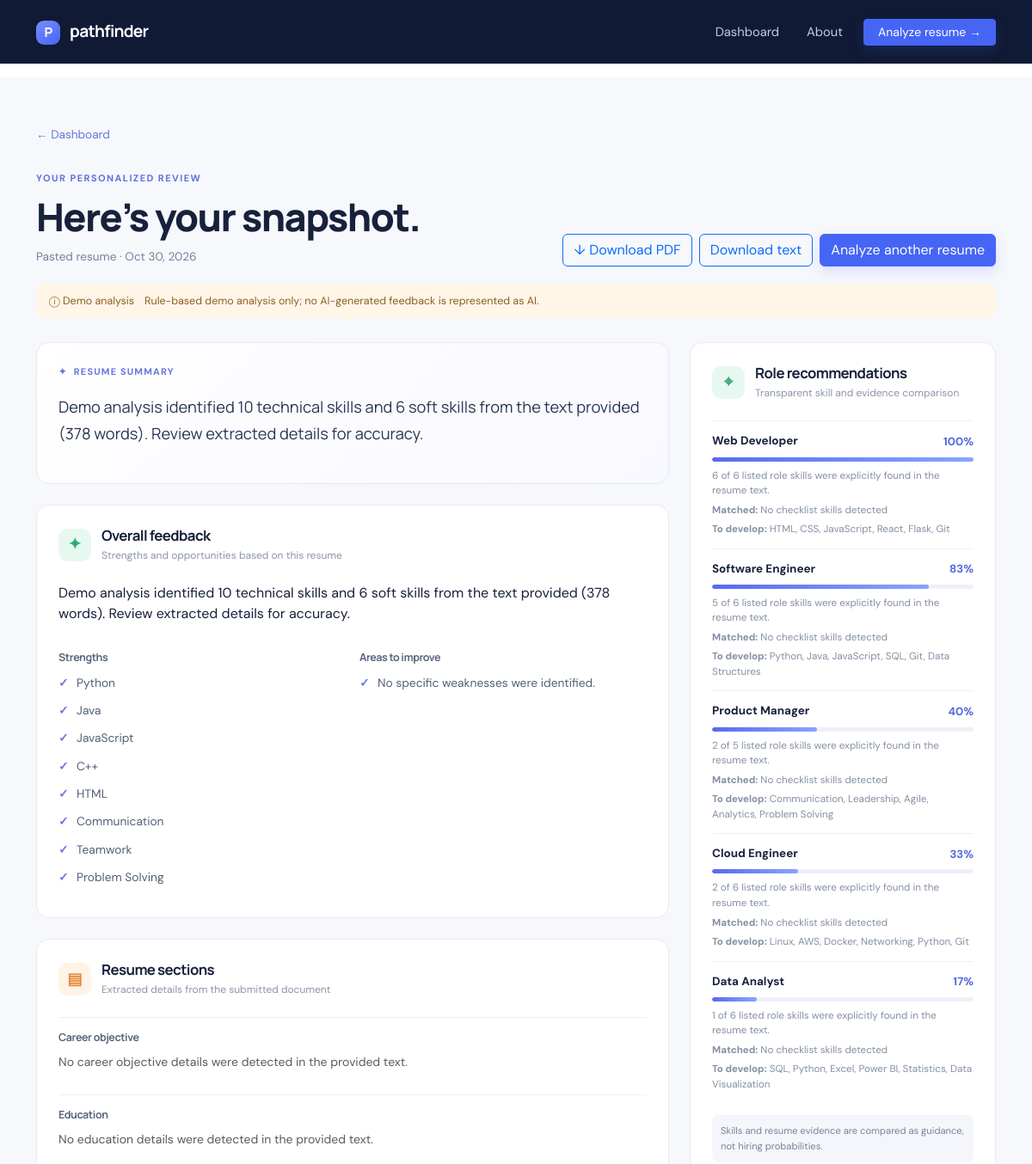
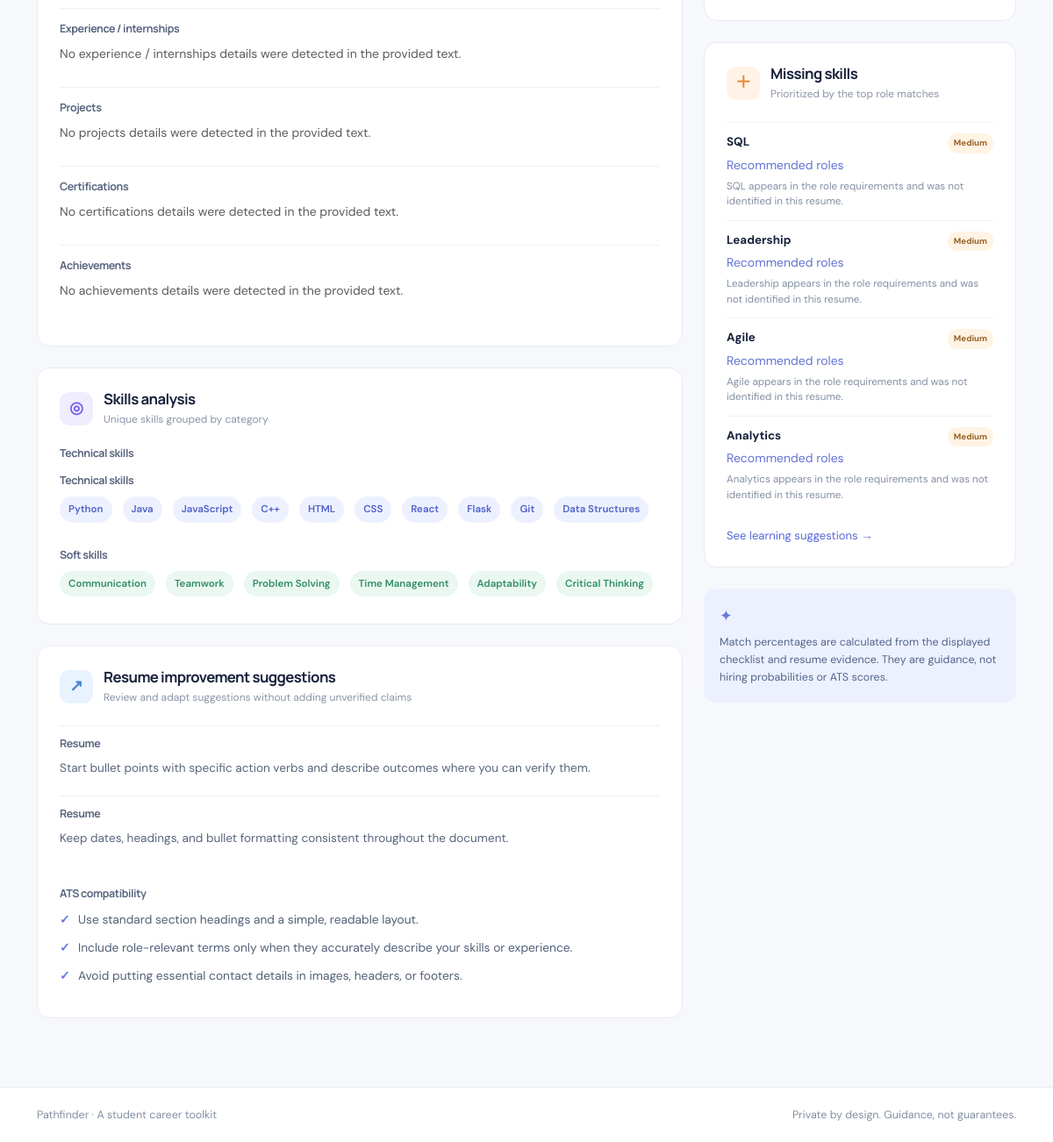
The page /analysis/1 on the database its author committed (2 pictures, top to bottom).
### database/models.py (models this page shows)
class Analysis(db.Model):
    id = db.Column(db.Integer, primary_key=True)
    created_at = db.Column(
        db.DateTime, nullable=False, default=lambda: datetime.now(timezone.utc)
    )
    original_filename = db.Column(db.String(255), nullable=False, default="Pasted resume")
    target_role = db.Column(db.String(100), nullable=False, default="")
    analysis_json = db.Column(db.Text, nullable=False)
    analysis_mode = db.Column(db.String(20), nullable=False, default="demo")

### routes.py (the view)
@main.get("/analysis/<int:analysis_id>")
def results(analysis_id: int):
    record = db.session.get(Analysis, analysis_id)
    if record is None:
        abort(404)
    analysis = _prepare_analysis(json.loads(record.analysis_json), record.analysis_mode)
    return render_template("results.html", record=record, analysis=analysis)

### templates/results.html (shortened to what this page needs)
{% extends "base.html" %}
{% block content %}
<section class="page-section"><div class="container">
  <div class="results-heading d-flex flex-column flex-md-row justify-content-between gap-3 align-items-md-end">
    <div><a class="back-link" href="{{ url_for('main.dashboard') }}">← Dashboard</a><span class="eyebrow dark-eyebrow d-block mt-3">YOUR PERSONALIZED REVIEW</span><h1>Here’s your snapshot.</h1><p>{{ record.original_filename }} · {{ record.created_at.strftime('%b %d, %Y') }}</p></div>
    <div class="d-flex flex-wrap gap-2"><a class="btn btn-outline-primary" href="{{ url_for('main.pdf_report', analysis_id=record.id) }}">↓ Download PDF</a><a class="btn btn-outline-primary" href="{{ url_for('main.report', analysis_id=record.id) }}">Download text</a><a class="btn btn-primary" href="{{ url_for('main.upload') }}">Analyze another resume</a></div>
  </div>
  <div class="mode-note {{ 'demo-note' if record.analysis_mode == 'demo' else 'ai-note' }}"><span>{{ 'ⓘ Demo analysis' if record.analysis_mode == 'demo' else '✦ Gemini AI analysis' }}</span><span>{{ analysis.analysis_notice or ('Model-generated analysis; verify suggestions.' if record.analysis_mode == 'gemini' else 'Rule-based analysis only; not AI-generated.') }}</span></div>
  <div class="row g-4 mt-1">
    <div class="col-lg-8">
      <article class="result-card summary-card"><div class="card-eyebrow">✦ &nbsp;RESUME SUMMARY</div><p class="summary-copy">{{ analysis.resume_summary }}</p></article>
      <article class="result-card mt-4"><div class="result-title"><span class="item-icon green">✦</span><div><h2>Overall feedback</h2><p>Strengths and opportunities based on this resume</p></div></div><p>{{ analysis.overall_feedback }}</p><div class="row g-3 mt-2"><div class="col-md-6"><h3 class="subheading">Strengths</h3><ul class="action-list">{% for item in analysis.strengths %}<li>{{ item }}</li>{% else %}<li>Review your listed experience and skills.</li>{% endfor %}</ul></div><div class="col-md-6"><h3 class="subheading">Areas to improve</h3><ul class="action-list">{% for item in analysis.weaknesses %}<li>{{ item }}</li>{% else %}<li>No specific weaknesses were identified.</li>{% endfor %}</ul></div></div></article>
      <article class="result-card mt-4"><div class="result-title"><span class="item-icon orange">▤</span><div><h2>Resume sections</h2><p>Extracted details from the submitted document</p></div></div>
        {% for label, key in [('Career objective', 'career_objective'), ('Education', 'education'), ('Experience / internships', 'experience'), ('Projects', 'projects'), ('Certifications', 'certifications'), ('Achievements', 'achievements')] %}
        <div class="resume-section"><h3 class="subheading">{{ label }}</h3>{% if analysis[key] %}<ul class="action-list">{% for item in analysis[key] %}<li>{{ item }}</li>{% endfor %}</ul>{% else %}<p class="text-muted small">No {{ label|lower }} details were detected in the provided text.</p>{% endif %}</div>
        {% endfor %}
      </article>
      <article class="result-card mt-4"><div class="result-title"><span class="item-icon violet">◎</span><div><h2>Skills analysis</h2><p>Unique skills grouped by category</p></div></div><h3 class="subheading">Technical skills</h3>
        {% for category, skills in analysis.technical_skill_categories.items() %}<h3 class="subheading mt-3">{{ category }}</h3><div class="d-flex flex-wrap gap-2">{% for skill in skills %}<span class="skill-chip">{{ skill }}</span>{% else %}<span class="text-muted small">No skills detected in this category.</span>{% endfor %}</div>{% endfor %}
        <h3 class="subheading mt-4">Soft skills</h3><div class="d-flex flex-wrap gap-2">{% for skill in analysis.soft_skills %}<span class="skill-chip soft-chip">{{ skill }}</span>{% else %}<span class="text-muted small">No soft skills were identified.</span>{% endfor %}</div>
      </article>
      <article class="result-card mt-4"><div class="result-title"><span class="item-icon blue">↗</span><div><h2>Resume improvement suggestions</h2><p>Review and adapt suggestions without adding unverified claims</p></div></div>
        {% for item in analysis.resume_improvements %}<div class="improvement-item"><h3 class="subheading">{{ item.category }}</h3><p>{{ item.suggestion }}</p></div>{% endfor %}
        <h3 class="subheading mt-4">ATS compatibility</h3><ul class="action-list">{% for item in analysis.ats_suggestions %}<li>{{ item }}</li>{% endfor %}</ul>
      </article>
    </div>
    <div class="col-lg-4">
      <article class="result-card"><div class="result-title"><span class="item-icon green">⌖</span><div><h2>Role recommendations</h2><p>Transparent skill and evidence comparison</p></div></div>
        {% for role in analysis.job_recommendations %}<div class="match-item"><div class="d-flex justify-content-between align-items-center"><strong>{{ role.job_title }}</strong><span class="match-percent">{{ role.match_percentage }}%</span></div><div class="mini-track"><span style="width:{{ role.match_percentage }}%"></span></div><p>{{ role.reason }}</p><p class="match-detail"><strong>Matched:</strong> {{ role.matching_skills|join(', ') if role.matching_skills else 'No checklist skills detected' }}</p><p class="match-detail"><strong>To develop:</strong> {{ role.missing_skills|join(', ') if role.missing_skills else 'None from this role checklist' }}</p></div>{% endfor %}
        <p class="match-criteria">{{ analysis.match_criteria }}</p>
      </article>
      <article class="result-card mt-4"><div class="result-title"><span class="item-icon orange">＋</span><div><h2>Missing skills</h2><p>Prioritized by the top role matches</p></div></div>
        {% for item in analysis.missing_skills[:10] %}<div class="gap-item"><div class="d-flex justify-content-between gap-2"><strong>{{ item.skill }}</strong><span class="importance-pill">{{ item.importance }}</span></div><small>{{ item.job_role }}</small><p>{{ item.why_it_matters }}</p></div>{% else %}<p class="small text-muted">No skills gaps were identified for the recommended roles.</p>{% endfor %}
        <a class="text-link d-block mt-3" href="{{ url_for('main.learning', analysis_id=record.id) }}">See learning suggestions →</a>
      </article>
      <article class="quote-card mt-4"><span>✦</span><p>Match percentages are calculated from the displayed checklist and resume evidence. They are guidance, not hiring probabilities or ATS scores.</p></article>
    </div>
  </div>
</div></section>
{% endblock %}

### static/css/style.css (style rules this page uses)
:root { --navy:#101a35;--blue:#4665f5;--ink:#17213b;--muted:#75809a;--line:#e7eaf2;--paper:#f7f8fc }
* { box-sizing:border-box }
body { font-family:'DM Sans',sans-serif;color:var(--ink);background:#fff }
h1,h2,h3,.navbar-brand { font-family:'Manrope',sans-serif;letter-spacing:-.035em }
.btn-primary { background:var(--blue);border-color:var(--blue);box-shadow:0 6px 16px #4665f52b }
.eyebrow { display:inline-flex;align-items:center;gap:8px;font-size:.69rem;letter-spacing:.13em;font-weight:700;color:#9daeff }
.progress-track,.mini-track { height:6px;border-radius:10px;background:#edf0f7;overflow:hidden }
.item-icon { width:38px;height:38px;display:inline-grid;place-items:center;border-radius:11px;flex-shrink:0;font-size:1.15rem;font-weight:700 }
.violet { background:#f0edff;color:#7862e8 }
.blue { background:#e8f3ff;color:#4384d9 }
.green { background:#e7f8f1;color:#31a87a }
.orange { background:#fff3e7;color:#e58b39 }
.dark-eyebrow { color:#5d70db }
.page-section { background:var(--paper);min-height:75vh;padding:54px 0 78px }
.page-heading h1,.results-heading h1,.about-title { font-size:clamp(2rem,4vw,2.8rem);font-weight:800;margin:10px 0 }
.back-link { display:inline-block;color:#6775d5;text-decoration:none;font-size:.85rem;margin-bottom:15px }
.form-card,.result-card { background:#fff;border:1px solid var(--line);border-radius:15px;padding:25px }
.results-heading { margin-bottom:20px }
.results-heading p { margin:0;color:var(--muted);font-size:.85rem }
.mode-note { display:flex;gap:12px;align-items:center;padding:11px 15px;border-radius:10px;font-size:.78rem }
.demo-note { background:#fff6e8;color:#8c6020 }
.summary-card { background:linear-gradient(135deg,#fff,#f8f8ff) }
.card-eyebrow { font-size:.68rem;letter-spacing:.11em;font-weight:700;color:#6777db }
.summary-copy { font-family:'Manrope';font-size:1.14rem;line-height:1.7;margin:17px 0;color:#293653 }
.skill-chip { display:inline-block;padding:6px 10px;border-radius:30px;background:#edf1ff;color:#4f62c8;font-size:.72rem;font-weight:600;margin:0 4px 6px 0 }
.soft-chip { background:#eaf8f1;color:#318d68 }
.result-title { display:flex;gap:12px;align-items:center;margin-bottom:23px }
.result-title h2,.result-card h2 { font-size:1.05rem;font-weight:700;margin:0 }
.result-title p { color:#8b95a8;font-size:.75rem;margin:4px 0 0 }
.subheading { font-size:.78rem;font-weight:700;color:#5a6680;margin-bottom:10px }
.action-list { list-style:none;padding:0;margin:0 }
.action-list li { position:relative;padding-left:21px;margin:11px 0;color:#536079;font-size:.86rem;line-height:1.55 }
.action-list li:before { content:'✓';position:absolute;left:0;color:#6578e6;font-weight:700 }
.match-item { padding:13px 0;border-top:1px solid #eef0f5 }
.match-item strong { font-size:.84rem }
.match-percent { font-weight:700;color:#5267db;font-size:.82rem }
.mini-track { height:5px;margin:8px 0 }
.mini-track span { height:100%;display:block;background:linear-gradient(90deg,#556bf0,#86a5ff);border-radius:5px }
.match-item p { font-size:.73rem;color:#8490a4;margin:0;line-height:1.5 }
.quote-card { background:#edf1ff;border-radius:14px;padding:18px;color:#55648e }
.quote-card>span { font-size:1.1rem;color:#6879df }
.quote-card p { font-size:.78rem;line-height:1.6;margin:8px 0 0 }
.text-link { color:#5669d8;font-size:.82rem;text-decoration:none }
.resume-section { padding:11px 0;border-top:1px solid #eef0f5 }
.resume-section .subheading { margin-top:5px }
.match-detail { margin:5px 0 0!important }
.match-detail strong { font-size:.72rem }
.match-criteria { margin:14px 0 0;padding:10px;background:#f5f6fc;border-radius:8px;color:#77829a;font-size:.7rem;line-height:1.55 }
.gap-item { padding:12px 0;border-top:1px solid #eef0f5 }
.gap-item strong { font-size:.84rem }
.gap-item small { display:block;color:#6373d2;margin-top:3px }
.gap-item p { font-size:.73rem;color:#8490a4;margin:5px 0 0;line-height:1.5 }
.importance-pill { font-size:.6rem;font-weight:700;color:#986026;background:#fff3e4;border-radius:20px;padding:4px 7px;height:max-content }
.improvement-item { border-top:1px solid #eef0f5;padding:13px 0 }
.improvement-item p { font-size:.85rem;color:#59657d;margin-bottom:8px }

### rows shown on the page
Analysis: original_filename "Pasted resume", created_at "Oct 30, 2026", analysis_mode "ⓘ Demo analysis"

### other values the page prints
{{ analysis.resume_summary }} "Demo analysis identified 10 technical skills and 6 soft skills from the text provided (378 words). Review extracted details for accuracy."
{{ analysis.overall_feedback }} "Demo analysis identified 10 technical skills and 6 soft skills from the text provided (378 words). Review extracted details for accuracy."
{{ item }} "Python" "Java" "JavaScript" "C++" "HTML" "Communication" "Teamwork" "Problem Solving"
{{ label }} "Career objective" "Education" "Experience / internships" "Projects" "Certifications" "Achievements"
{{ label|lower }} "career objective" "education" "experience / internships" "projects" "certifications" "achievements"
{{ category }} "Technical skills"
{{ skill }} "Python" "Java" "JavaScript" "C++" "HTML" "CSS" "React" "Flask" "Git" "Data Structures"
{{ skill }} "Communication" "Teamwork" "Problem Solving" "Time Management" "Adaptability" "Critical Thinking"
{{ item.category }} "Resume" "Resume"
{{ item.suggestion }} "Start bullet points with specific action verbs and describe outcomes where you can verify them." "Keep dates, headings, and bullet formatting consistent throughout the document."
{{ item }} "Use standard section headings and a simple, readable layout." "Include role-relevant terms only when they accurately describe your skills or experience." "Avoid putting essential contact details in images, headers, or footers."
{{ role.job_title }} "Web Developer" "Software Engineer" "Product Manager" "Cloud Engineer" "Data Analyst"
{{ role.match_percentage }} "100" "83" "40" "33" "17"
{{ role.reason }} "6 of 6 listed role skills were explicitly found in the resume text." "5 of 6 listed role skills were explicitly found in the resume text." "2 of 5 listed role skills were explicitly found in the resume text." "2 of 6 listed role skills were explicitly found in the resume text." "1 of 6 listed role skills were explicitly found in the resume text."
{{ analysis.match_criteria }} "Skills and resume evidence are compared as guidance, not hiring probabilities."
